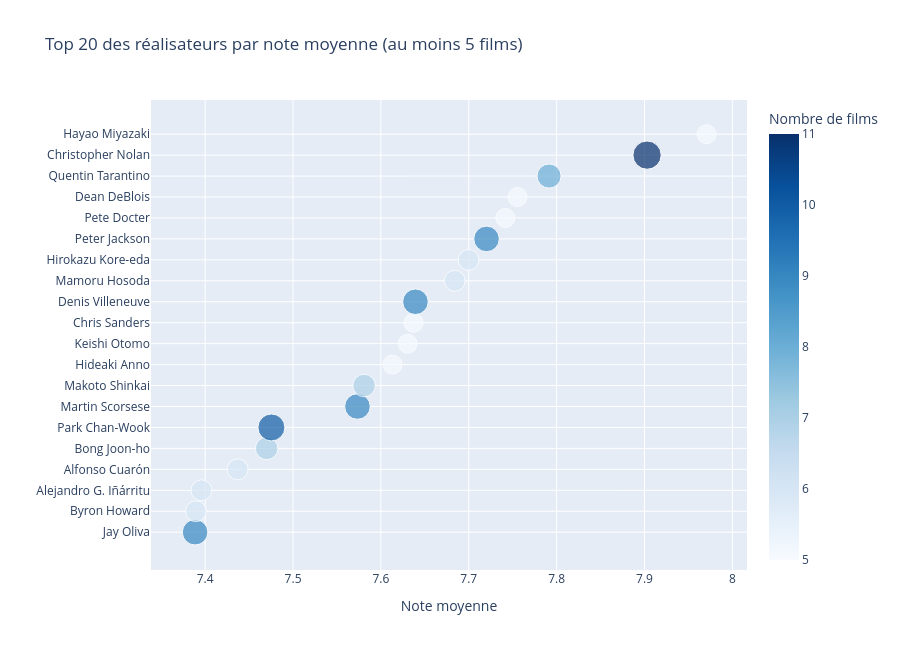

The cell this chart's notebook holds for it:
### Code cell
realisateurs = realisateurs.sort_values("note_moyenne")

fig = px.scatter(
    realisateurs,
    x="note_moyenne", y="nom",
    size="nb_films",
    color="nb_films",
    color_continuous_scale="Blues",       # ← le dégradé de couleurs
    title="Top 20 des réalisateurs par note moyenne (au moins 5 films)",
    labels={"note_moyenne": "Note moyenne", "nom": "", "nb_films": "Nombre de films"},
    hover_data={"recettes_totales": ":,.0f"},
)
fig.update_layout(height=650)
fig.show()

### Figure 1 — Plotly figure (JSON) as saved in the notebook; plotly's stock layout.template omitted (floating-point values rounded to 4 significant figures)
{"data": [{"customdata": [[9726350], [4057464899], [877980524], [1635823093], [609495307], [188805360], [1770097494], [916344879], [303678656], [95157923], [1798672633], [1805450979], [220254068], [38957654], [6528935736], [2364692639], [2566407698], [2008147751], [6179269916], [1126922450]], "hovertemplate": "Note moyenne=%{x}<br>=%{y}<br>Nombre de films=%{marker.color}<br>recettes_totales=%{customdata[0]:,.0f}<extra></extra>", "legendgroup": "", "marker": {"color": [9, 6, 6, 6, 7, 10, 9, 7, 5, 5, 5, 9, 6, 6, 9, 5, 5, 8, 11, 5], "coloraxis": "coloraxis", "size": [9, 6, 6, 6, 7, 10, 9, 7, 5, 5, 5, 9, 6, 6, 9, 5, 5, 8, 11, 5], "sizemode": "area", "sizeref": 0.0275, "symbol": "circle"}, "mode": "markers", "name": "", "orientation": "h", "showlegend": false, "type": "scatter", "x": [7.389, 7.389, 7.396, 7.437, 7.47, 7.475, 7.573, 7.581, 7.613, 7.63, 7.637, 7.639, 7.684, 7.7, 7.72, 7.742, 7.755, 7.791, 7.903, 7.971], "xaxis": "x", "y": ["Jay Oliva", "Byron Howard", "Alejandro G. Iñárritu", "Alfonso Cuarón", "Bong Joon-ho", "Park Chan-Wook", "Martin Scorsese", "Makoto Shinkai", "Hideaki Anno", "Keishi Otomo", "Chris Sanders", "Denis Villeneuve", "Mamoru Hosoda", "Hirokazu Kore-eda", "Peter Jackson", "Pete Docter", "Dean DeBlois", "Quentin Tarantino", "Christopher Nolan", "Hayao Miyazaki"], "yaxis": "y"}], "layout": {"coloraxis": {"autocolorscale": false, "colorbar": {"title": {"text": "Nombre de films"}}, "colorscale": [[0, "rgb(247,251,255)"], [0.125, "rgb(222,235,247)"], [0.25, "rgb(198,219,239)"], [0.375, "rgb(158,202,225)"], [0.5, "rgb(107,174,214)"], [0.625, "rgb(66,146,198)"], [0.75, "rgb(33,113,181)"], [0.875, "rgb(8,81,156)"], [1, "rgb(8,48,107)"]]}, "height": 650, "legend": {"itemsizing": "constant", "tracegroupgap": 0}, "title": {"text": "Top 20 des réalisateurs par note moyenne (au moins 5 films)"}, "xaxis": {"anchor": "y", "domain": [0, 1], "title": {"text": "Note moyenne"}}, "yaxis": {"anchor": "x", "domain": [0, 1], "title": {"text": ""}}}}
